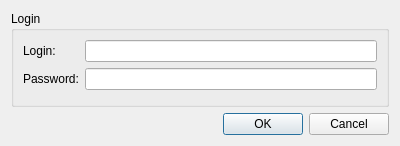
<?xml version="1.0" encoding="UTF-8"?>
<ui version="4.0">
 <class>Dialog</class>
 <widget class="QDialog" name="Dialog">
  <property name="geometry">
   <rect>
    <x>0</x>
    <y>0</y>
    <width>400</width>
    <height>146</height>
   </rect>
  </property>
  <property name="windowTitle">
   <string>Dialog</string>
  </property>
  <layout class="QVBoxLayout" name="verticalLayout">
   <item>
    <widget class="QGroupBox" name="groupBox">
     <property name="title">
      <string>Login</string>
     </property>
     <layout class="QFormLayout" name="formLayout">
      <item row="0" column="0">
       <widget class="QLabel" name="label">
        <property name="text">
         <string>Login:</string>
        </property>
       </widget>
      </item>
      <item row="0" column="1">
       <widget class="QLineEdit" name="lineEdit">
        <property name="echoMode">
         <enum>QLineEdit::Normal</enum>
        </property>
       </widget>
      </item>
      <item row="1" column="0">
       <widget class="QLabel" name="label_2">
        <property name="text">
         <string>Password:</string>
        </property>
       </widget>
      </item>
      <item row="1" column="1">
       <widget class="QLineEdit" name="lineEdit_2">
        <property name="echoMode">
         <enum>QLineEdit::Password</enum>
        </property>
       </widget>
      </item>
     </layout>
    </widget>
   </item>
   <item>
    <widget class="QDialogButtonBox" name="buttonBox">
     <property name="orientation">
      <enum>Qt::Horizontal</enum>
     </property>
     <property name="standardButtons">
      <set>QDialogButtonBox::Cancel|QDialogButtonBox::Ok</set>
     </property>
    </widget>
   </item>
  </layout>
 </widget>
 <resources/>
 <connections>
  <connection>
   <sender>buttonBox</sender>
   <signal>accepted()</signal>
   <receiver>Dialog</receiver>
   <slot>accept()</slot>
   <hints>
    <hint type="sourcelabel">
     <x>248</x>
     <y>254</y>
    </hint>
    <hint type="destinationlabel">
     <x>157</x>
     <y>274</y>
    </hint>
   </hints>
  </connection>
  <connection>
   <sender>buttonBox</sender>
   <signal>rejected()</signal>
   <receiver>Dialog</receiver>
   <slot>reject()</slot>
   <hints>
    <hint type="sourcelabel">
     <x>316</x>
     <y>260</y>
    </hint>
    <hint type="destinationlabel">
     <x>286</x>
     <y>274</y>
    </hint>
   </hints>
  </connection>
 </connections>
</ui>
